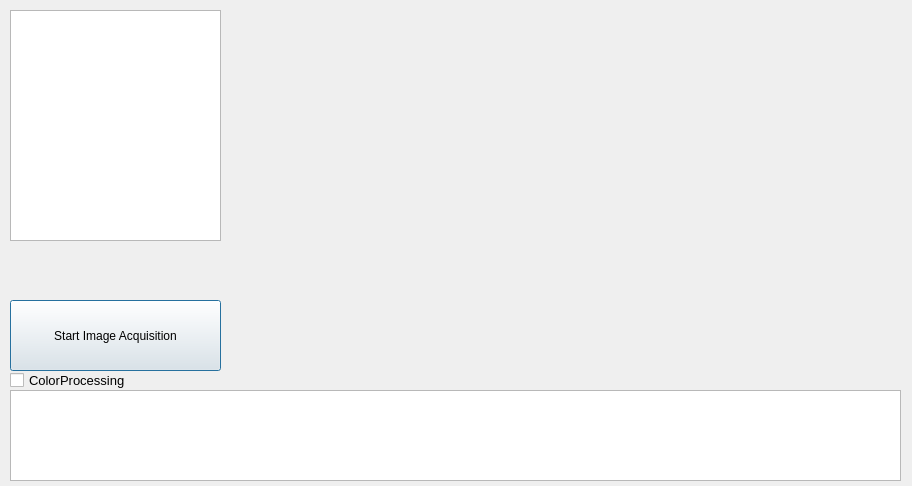
<?xml version="1.0" encoding="UTF-8"?>
<ui version="4.0">
 <class>AsynchronousGrab</class>
 <widget class="QDialog" name="AsynchronousGrab">
  <property name="geometry">
   <rect>
    <x>0</x>
    <y>0</y>
    <width>912</width>
    <height>486</height>
   </rect>
  </property>
  <property name="windowTitle">
   <string>Dialog</string>
  </property>
  <widget class="QPushButton" name="m_ButtonStartStop">
   <property name="geometry">
    <rect>
     <x>10</x>
     <y>300</y>
     <width>211</width>
     <height>71</height>
    </rect>
   </property>
   <property name="font">
    <font>
     <pointsize>9</pointsize>
    </font>
   </property>
   <property name="text">
    <string>Start Image Acquisition</string>
   </property>
  </widget>
  <widget class="QCheckBox" name="m_ColorProcessingCheckBox">
   <property name="geometry">
    <rect>
     <x>10</x>
     <y>370</y>
     <width>121</width>
     <height>20</height>
    </rect>
   </property>
   <property name="font">
    <font>
     <pointsize>10</pointsize>
    </font>
   </property>
   <property name="text">
    <string>ColorProcessing</string>
   </property>
  </widget>
  <widget class="QLabel" name="m_LabelStream">
   <property name="geometry">
    <rect>
     <x>260</x>
     <y>30</y>
     <width>471</width>
     <height>339</height>
    </rect>
   </property>
   <property name="text">
    <string/>
   </property>
  </widget>
  <widget class="QListWidget" name="m_ListBoxCameras">
   <property name="geometry">
    <rect>
     <x>10</x>
     <y>10</y>
     <width>211</width>
     <height>231</height>
    </rect>
   </property>
   <property name="font">
    <font>
     <pointsize>9</pointsize>
    </font>
   </property>
  </widget>
  <widget class="QListWidget" name="m_ListLog">
   <property name="geometry">
    <rect>
     <x>10</x>
     <y>390</y>
     <width>891</width>
     <height>91</height>
    </rect>
   </property>
   <property name="font">
    <font>
     <pointsize>9</pointsize>
    </font>
   </property>
  </widget>
  <widget class="QLabel" name="CurrentParameters">
   <property name="geometry">
    <rect>
     <x>10</x>
     <y>250</y>
     <width>211</width>
     <height>41</height>
    </rect>
   </property>
   <property name="font">
    <font>
     <pointsize>8</pointsize>
    </font>
   </property>
   <property name="text">
    <string/>
   </property>
  </widget>
 </widget>
 <resources/>
 <connections/>
</ui>
